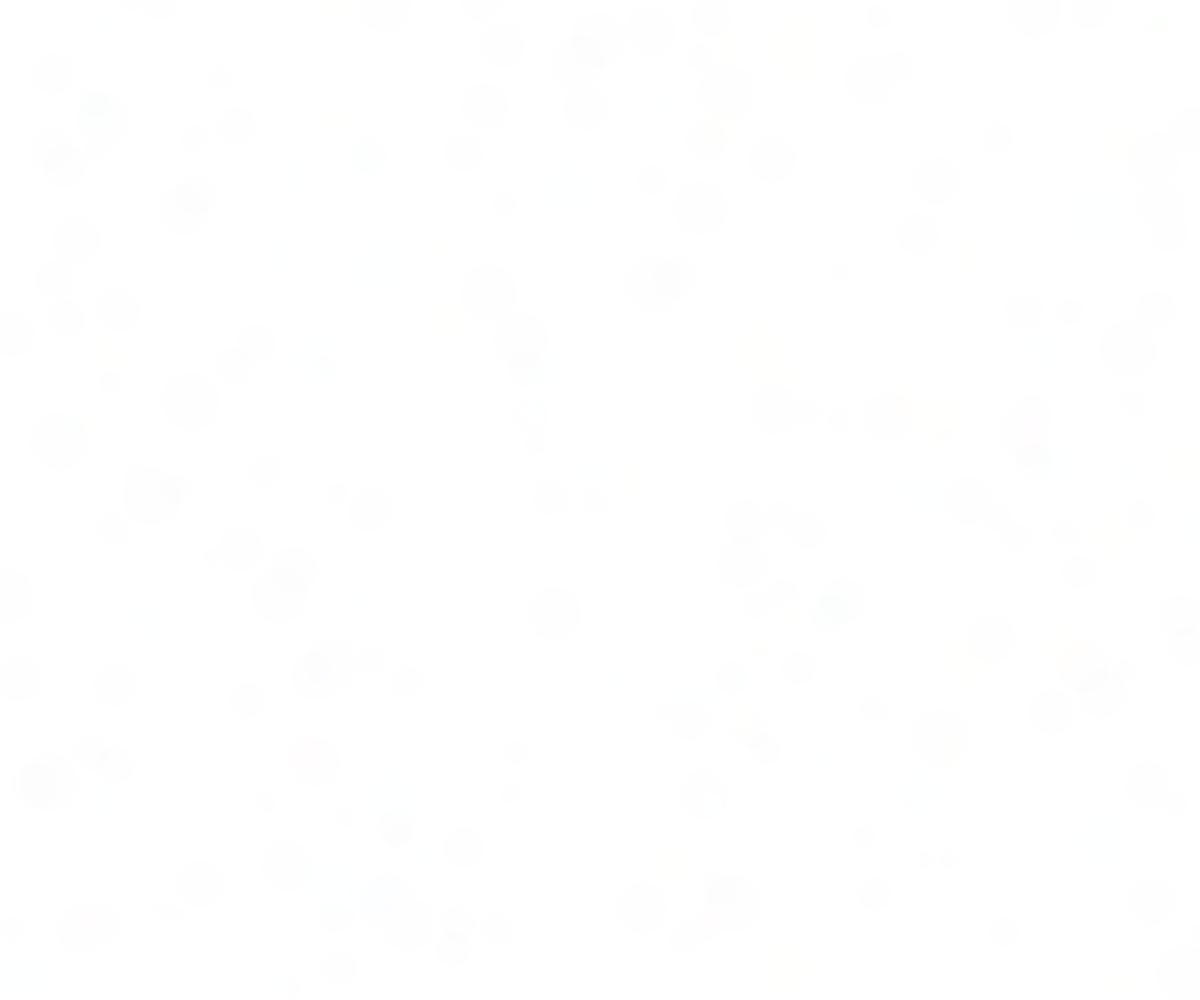
Frame 1 (no input)
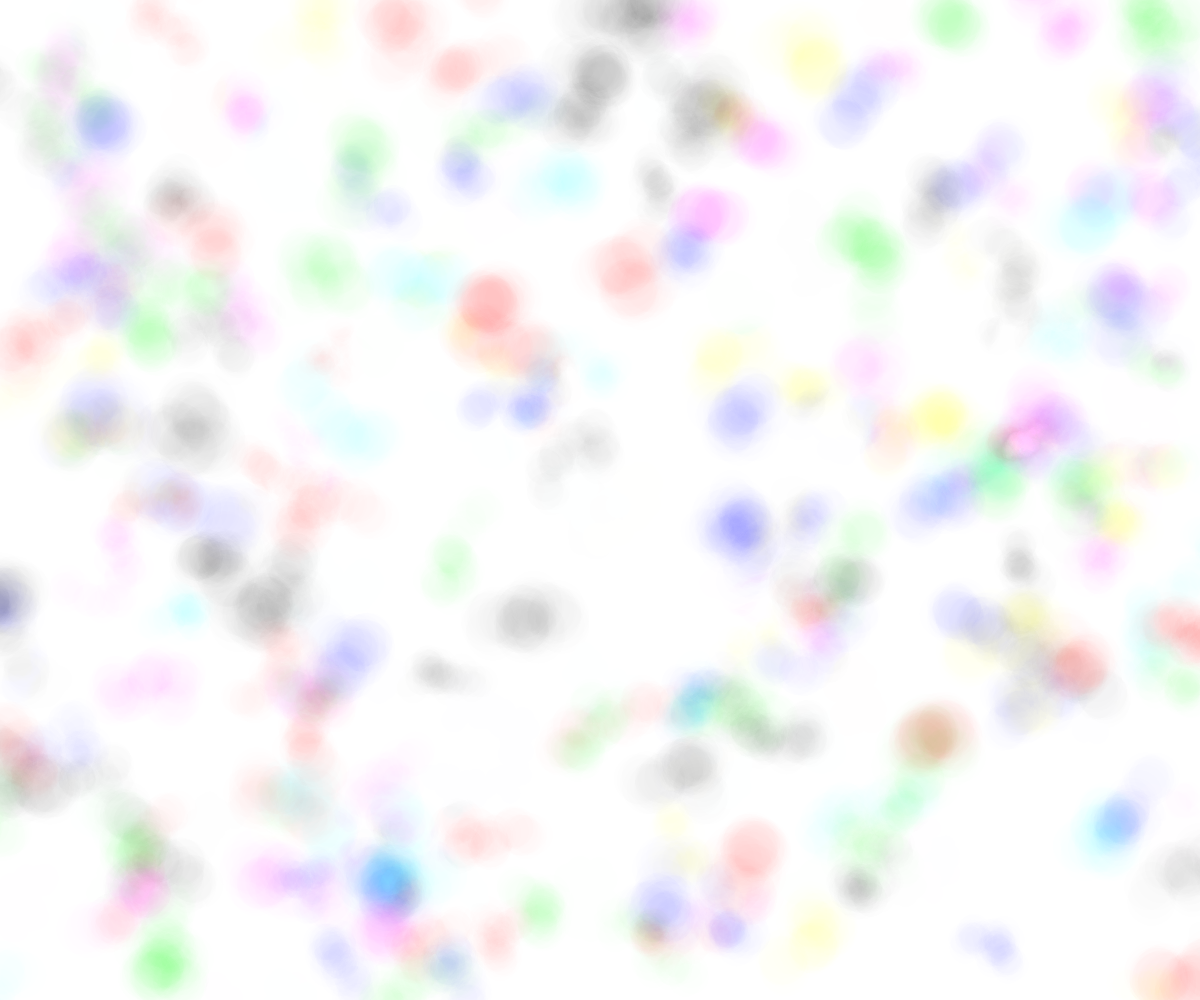
Frame 60 (no input)
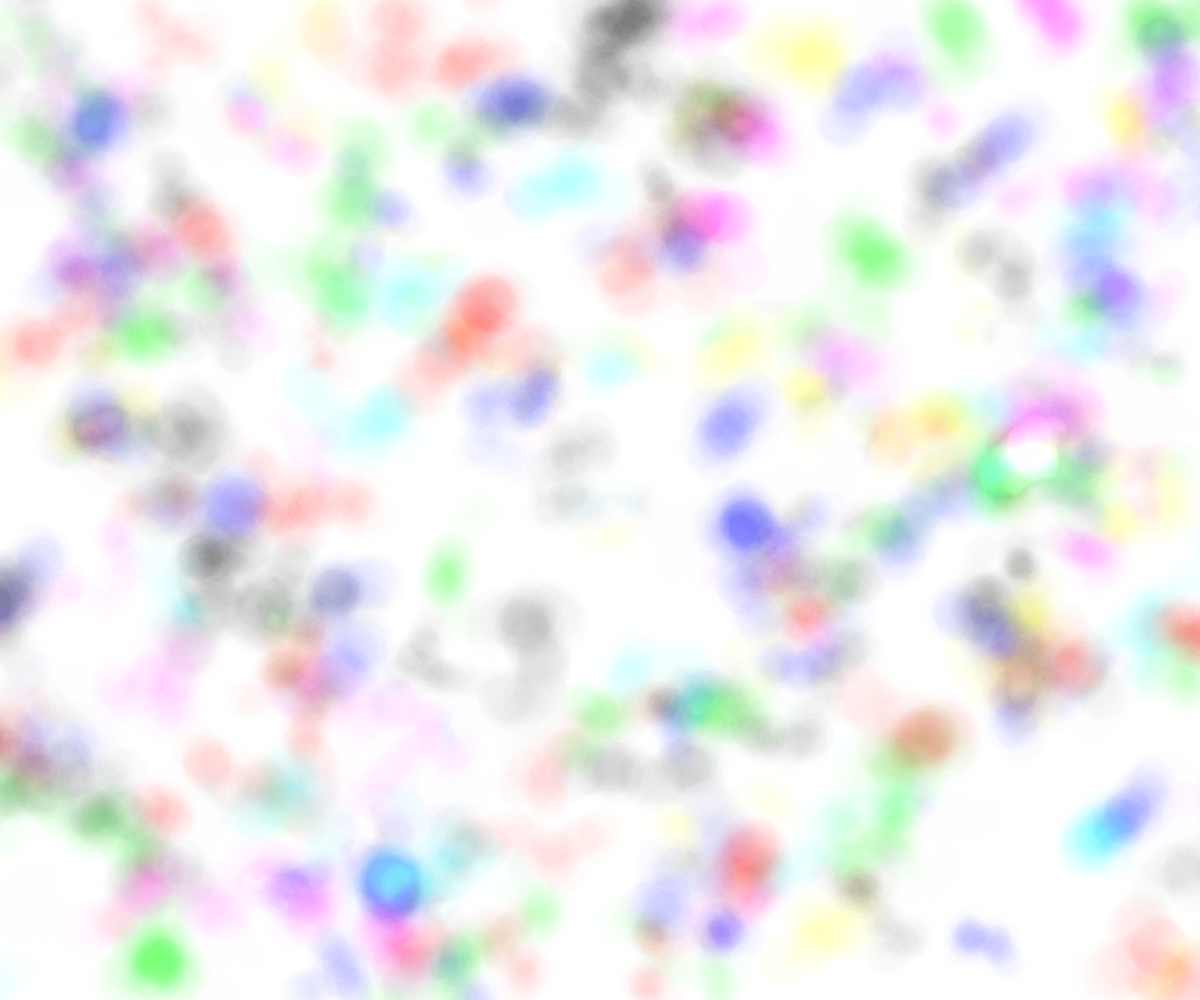
Frame 120 (the mouse pressed at the canvas centre since frame 60)

The p5.js sketch that drew these frames (run headless with seeded random() and noise() and a simulated clock; from frame 60 on, the mouse is pressed at the canvas centre):

// p5.js sketch
// ── sketch.js
var circles = [];
var moveSpeed = 9;

function setup() {
    createCanvas(windowWidth, windowHeight);

    var numCircles = (width*height) / 4000;

    for (var i = 0; i < numCircles; i++) {
        circles.push(new Circle(random(width), random(height)));
    }

    noStroke();
}

function draw() {
    background(51, 0);
    for (var i = 0; i < circles.length; i++) {
        circles[i].run();
    }
}

function Circle(x, y) {
    this.pos = createVector(x, y);
    this.r = random(10, 30);
    this.c = new Colour(random(255), random(255), random(255), 1);
}

Circle.prototype.run = function() {
    this.show();
    this.move();
};

Circle.prototype.show = function() {
    fill(this.c.r, this.c.g, this.c.b, this.c.a);
    ellipse(this.pos.x, this.pos.y, this.r * 2, this.r * 2);
};

Circle.prototype.move = function() {
    this.pos.x += random(-moveSpeed, moveSpeed);
    this.pos.y += random(-moveSpeed, moveSpeed);
};

function Colour(r, g, b, a) {
    this.r = r;
    this.g = g;
    this.b = b;
    this.a = a;
}
